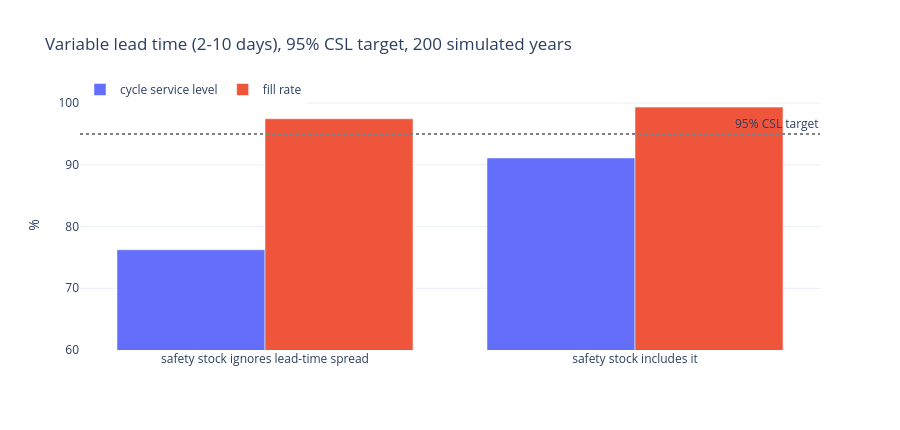

Notebook source saved alongside this figure:
### Markdown cell above
## 6. When the lead time isn't fixed

Real suppliers aren't punctual. Suppose the lead time can be **2, 3, 4, 5, 6, 8 or 10 days**, equally likely: an average of 5.4 days, with a long tail.

The full safety stock formula has a **second term** for this:

```latex
SS = z \sqrt{L\,\sigma_d^2 + \mu_d^2\,\sigma_L^2}
```

- The first part, L σ_d², is the **demand** varying during an average lead time, as before.
- The new part, μ_d² σ_L², is the **lead time** varying. If the truck is 3 days late, you need 3 more days of average demand (3 × 8 = 24 units) whatever demand does.

What happens if we ignore that second term?

### Code cell
lead_options = np.array([2, 3, 4, 5, 6, 8, 10])
sampler = lambda rng: int(rng.choice(lead_options))
lead_mean, lead_sd = lead_options.mean(), lead_options.std()
print(f"lead time: mean {lead_mean:.2f} days, standard deviation {lead_sd:.2f} days")

rows = []
for name, sd_used in [("safety stock ignores lead-time spread", 0.0), ("safety stock includes it", lead_sd)]:
    pol = formula_policy(mu, sigma, lead_mean=lead_mean, lead_sd=sd_used)
    runs = pd.DataFrame([simulate(pol["s"], pol["S"], resampled_year(k), lead_time_sampler=sampler, seed=k)
                         for k in range(200)])
    rows.append({"policy": name, "safety stock": round(pol["safety stock"]), "s": pol["s"], "S": pol["S"],
                 "fill rate": runs["fill rate"].mean(), "cycle service level": runs["cycle service level"].mean(),
                 "total $": runs["total $"].mean()})
lead = pd.DataFrame(rows).set_index("policy")

fig = go.Figure()
for col in ["cycle service level", "fill rate"]:
    fig.add_trace(go.Bar(x=lead.index, y=100 * lead[col], name=col, hovertemplate="%{x}<br>%{y:.1f}%<extra></extra>"))
fig.add_hline(y=95, line_dash="dot", line_color="gray", annotation_text="95% CSL target")
fig.update_layout(title="Variable lead time (2-10 days), 95% CSL target, 200 simulated years", barmode="group",
                  yaxis_title="%", yaxis_range=[60, 100.5], height=430, width=900, template="plotly_white",
                  legend=dict(orientation="h", y=1.1))
fig.show()
lead.round(3)

### Figure 1 — Plotly figure (JSON) as saved in the notebook; plotly's stock layout.template omitted (floating-point values rounded to 4 significant figures)
{"data": [{"hovertemplate": "%{x}<br>%{y:.1f}%<extra></extra>", "name": "cycle service level", "type": "bar", "x": ["safety stock ignores lead-time spread", "safety stock includes it"], "y": [76.24, 91.11]}, {"hovertemplate": "%{x}<br>%{y:.1f}%<extra></extra>", "name": "fill rate", "type": "bar", "x": ["safety stock ignores lead-time spread", "safety stock includes it"], "y": [97.46, 99.35]}], "layout": {"annotations": [{"showarrow": false, "text": "95% CSL target", "x": 1, "xanchor": "right", "xref": "x domain", "y": 95, "yanchor": "bottom", "yref": "y"}], "barmode": "group", "height": 430, "legend": {"orientation": "h", "y": 1.1}, "shapes": [{"line": {"color": "gray", "dash": "dot"}, "type": "line", "x0": 0, "x1": 1, "xref": "x domain", "y0": 95, "y1": 95, "yref": "y"}], "title": {"text": "Variable lead time (2-10 days), 95% CSL target, 200 simulated years"}, "width": 900, "yaxis": {"range": [60, 100.5], "title": {"text": "%"}}}}
